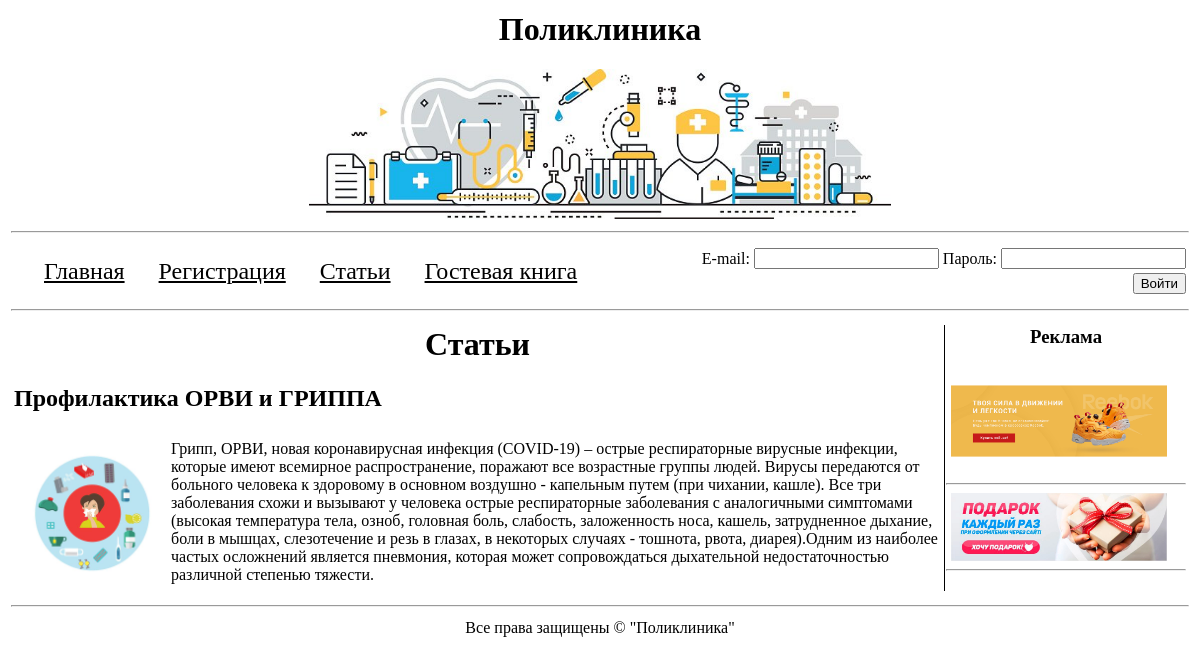
/articles.php?id=2, run on the app's committed database.
### tables this page shows
CREATE TABLE IF NOT EXISTS `articles` (
  `id` int(11) unsigned NOT NULL AUTO_INCREMENT,
  `title` varchar(255) NOT NULL,
  `intro_text` text NOT NULL,
  `full_text` text NOT NULL,
  PRIMARY KEY (`id`)
);

CREATE TABLE IF NOT EXISTS `banners` (
  `id` int(11) unsigned NOT NULL AUTO_INCREMENT,
  `code` text NOT NULL,
  PRIMARY KEY (`id`)
);

### lib/functions.php (called while the page is built, shortened)
<?php
 $mysqli=false;
 function resultSetToArray($result_set){
  $array = array();
  while(($row = $result_set -> fetch_assoc()) != false)
   $array[] = $row;
  return $array;
 }
 function getArticle($id){
  global $mysqli;
  $result_set = $mysqli -> query("SELECT * FROM `articles` WHERE `id`='$id'");
  return $result_set -> fetch_assoc();
 }
 function getAllBanners(){
  global $mysqli;
  $result_set = $mysqli -> query("SELECT * FROM `banners`");
  return resultSetToArray($result_set);
 }
?>

### blocks/full_article.php (the view, shortened to what this page needs)
<div class="article">
 <table>
  <tr></td><h2><?php echo $title; ?><h2></td></tr>
  <tr>
   <td><p class="articles_img">
    <img src="images/article_<?php echo $id; ?>.jpg" alt="<?php echo $title; ?>">
   </p></td>
   <td><?php echo $full_text; ?></td></tr>
 </table>

### blocks/banners.php
<h3 align="center">Реклама</h3>
<?php
 $banners = getAllBanners();
 for($i=0; $i<count($banners); $i++){
  $code = $banners[$i]["code"];
  include "banner.php";
 }
?>

### blocks/banner.php
<div class="banner"><?php echo $code; ?></div>
<hr>

### styles/main.css (style rules this page uses)
.banner img { padding-left: 5px; width: 90% }
.articles_img img { height: 150px; }

### data on the page
articles: title "Профилактика ОРВИ и ГРИППА", full_text "Грипп, ОРВИ, новая коронавирусная инфекция (COVID-19) – острые респираторные вирусные инфекции, которые имеют всемирное распространение, поражают все возрастные группы людей. Вирусы передаются от больного человека к здоровому в основном воздушно - капельным путем (при чихании, кашле). Все три заболевания схожи и вызывают у человека острые респираторные заболевания с аналогичными симптомами (высокая температура тела, озноб, головная боль, слабость, заложенность носа, кашель, затрудненное дыхание, боли в мышцах, слезотечение и резь в глазах, в некоторых случаях - тошнота, рвота, диарея).Одним из наиболее частых осложнений является пневмония, которая может сопровождаться дыхательной…"
banners: code (picture)
banners: code (picture)
